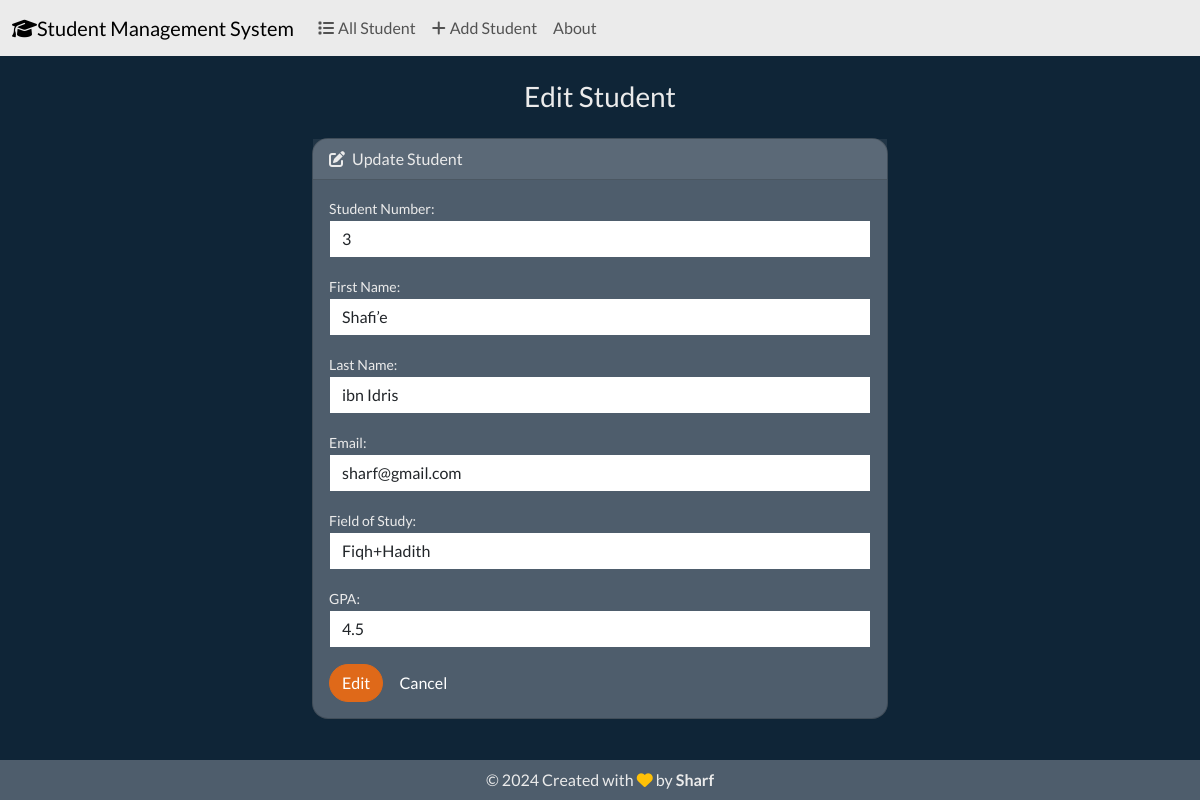
The app's page /edit/4 with its own data.
### students/models.py (models this page shows, shortened)
class Student(models.Model):
    student_number = models.PositiveIntegerField()
    first_name = models.CharField(max_length=50)
    last_name = models.CharField(max_length=50)
    email = models.EmailField(max_length=100)
    field_of_study = models.CharField(max_length=50)
    gpa = models.FloatField()

### students/views.py (the view)
# urls.py: path('edit/<int:id>', views.edit, name='edit'),
def edit(request, id):
    if request.method == 'POST':
        student = Student.objects.get(pk = id)
        form = StudentForm(request.POST, instance = student)
        if form.is_valid():
            form.save()
            return render(request, 'students/edit.html', {
                'form': form,
                'success': True,
            })
    else:
      student = Student.objects.get(pk = id)
      form = StudentForm(instance=student)
    return render(request, 'students/edit.html', {
                'form': form,
            })

### students/forms.py
class StudentForm(forms.ModelForm):
  class Meta:
    model = Student
    fields = ['student_number', 'first_name', 'last_name', 'email', 'field_of_study', 'gpa']
    labels = {
      'student_number': 'Student Number',
      'first_name': 'First Name',
      'last_name': 'Last Name',
      'email': 'Email',
      'field_of_study': 'Field of Study',
      'gpa': 'GPA'
    }
    widgets = {
      'student_number': forms.NumberInput(attrs={'class': 'form-control'}),
      'first_name': forms.TextInput(attrs={'class': 'form-control'}),
      'last_name': forms.TextInput(attrs={'class': 'form-control'}),
      'email': forms.EmailInput(attrs={'class': 'form-control'}),
      'field_of_study': forms.TextInput(attrs={'class': 'form-control'}),
      'gpa': forms.NumberInput(attrs={'class': 'form-control'}),
    }

### students/templates/students/edit.html (shortened to what this page needs)
{% extends "students/base.html" %}
{% block body %}
    <h3 class = "text-center m-4">Edit Student </h3>
    {% if success %}
        <div class = alert alert-success" role = "alert">
            The student is updated successfully,
            <a href = "{% url 'index' %}" class = "alert-link"> Go to Home Page.</a>
        </div>
    {% else %}
    <div class="row justify-content-center rounded-4">
        <div class="col-6">
            <div class="card mb-3 rounded-4">
                <div class="card-header">
                    <i class="fa-solid fa-pen-to-square me-1"></i>
                    Update Student
                </div>
                <div class="card-body">
                  <form action="" method="POST">
                    {{ form.as_p }}
                    <button type="submit" class ="rounded-5 btn btn-primary">Edit</button>
                    <a href="{% url 'index' %}" class = "btn btn-secondary">Cancel</a>
                </form>
                </div>
              </div>
        </div>
    </div>
    {% endif %}
{% endblock %}

### records on screen
Student: student_number "3", first_name "Shafi’e", last_name "ibn Idris", email "sharf@gmail.com", field_of_study "Fiqh+Hadith", gpa "4.5"
